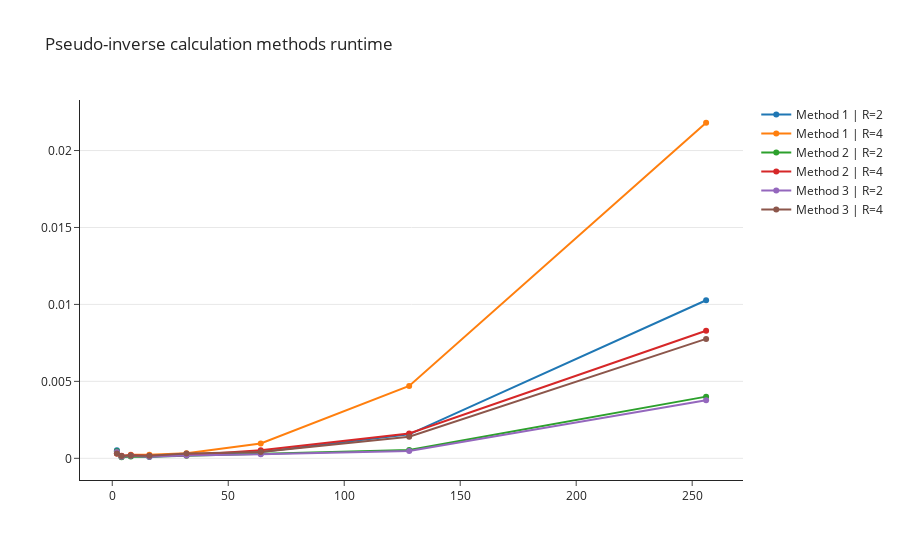

Notebook code for this chart:
### Code cell
import plotly.graph_objects as go

fig = go.Figure(
    layout=go.Layout(
        title="Pseudo-inverse calculation methods runtime",
        template="simple_white"))

fig.add_trace(go.Scatter(x=[2, 4, 8, 16, 32, 64, 128, 256], y=Method1_runtimes[0], mode='lines+markers', name='Method 1 | R=2'))
fig.add_trace(go.Scatter(x=[2, 4, 8, 16, 32, 64, 128, 256], y=Method1_runtimes[1], mode='lines+markers', name='Method 1 | R=4'))

fig.add_trace(go.Scatter(x=[2, 4, 8, 16, 32, 64, 128, 256], y=Method2_runtimes[0], mode='lines+markers', name='Method 2 | R=2'))
fig.add_trace(go.Scatter(x=[2, 4, 8, 16, 32, 64, 128, 256], y=Method2_runtimes[1], mode='lines+markers', name='Method 2 | R=4'))

fig.add_trace(go.Scatter(x=[2, 4, 8, 16, 32, 64, 128, 256], y=Method3_runtimes[0], mode='lines+markers', name='Method 3 | R=2'))
fig.add_trace(go.Scatter(x=[2, 4, 8, 16, 32, 64, 128, 256], y=Method3_runtimes[1], mode='lines+markers', name='Method 3 | R=4'))

fig.update_yaxes(showgrid=True)

fig.show()

### Figure 1 — Plotly figure (JSON) as saved in the notebook; plotly's stock layout.template omitted (floating-point values rounded to 4 significant figures)
{"data": [{"mode": "lines+markers", "name": "Method 1 | R=2", "type": "scatter", "x": [2, 4, 8, 16, 32, 64, 128, 256], "y": [0.000527, 9.969e-05, 0.0001486, 9.982e-05, 0.0002294, 0.000409, 0.001557, 0.01027]}, {"mode": "lines+markers", "name": "Method 1 | R=4", "type": "scatter", "x": [2, 4, 8, 16, 32, 64, 128, 256], "y": [0.0003103, 0.0001196, 0.0002293, 0.0002293, 0.0003279, 0.0009691, 0.004706, 0.0218]}, {"mode": "lines+markers", "name": "Method 2 | R=2", "type": "scatter", "x": [2, 4, 8, 16, 32, 64, 128, 256], "y": [0.000459, 6.978e-05, 0.0001196, 9.967e-05, 0.0001695, 0.0002898, 0.0005384, 0.004009]}, {"mode": "lines+markers", "name": "Method 2 | R=4", "type": "scatter", "x": [2, 4, 8, 16, 32, 64, 128, 256], "y": [0.0003093, 0.0001696, 0.0001994, 0.0001695, 0.0001994, 0.0005296, 0.001615, 0.008288]}, {"mode": "lines+markers", "name": "Method 3 | R=2", "type": "scatter", "x": [2, 4, 8, 16, 32, 64, 128, 256], "y": [0.0004089, 9.965e-05, 0.0001595, 9.968e-05, 0.0001793, 0.0002592, 0.0004787, 0.00377]}, {"mode": "lines+markers", "name": "Method 3 | R=4", "type": "scatter", "x": [2, 4, 8, 16, 32, 64, 128, 256], "y": [0.0003193, 0.0001497, 0.0001896, 0.0001695, 0.0003091, 0.0004188, 0.001407, 0.007759]}], "layout": {"title": {"text": "Pseudo-inverse calculation methods runtime"}, "yaxis": {"showgrid": true}}}
